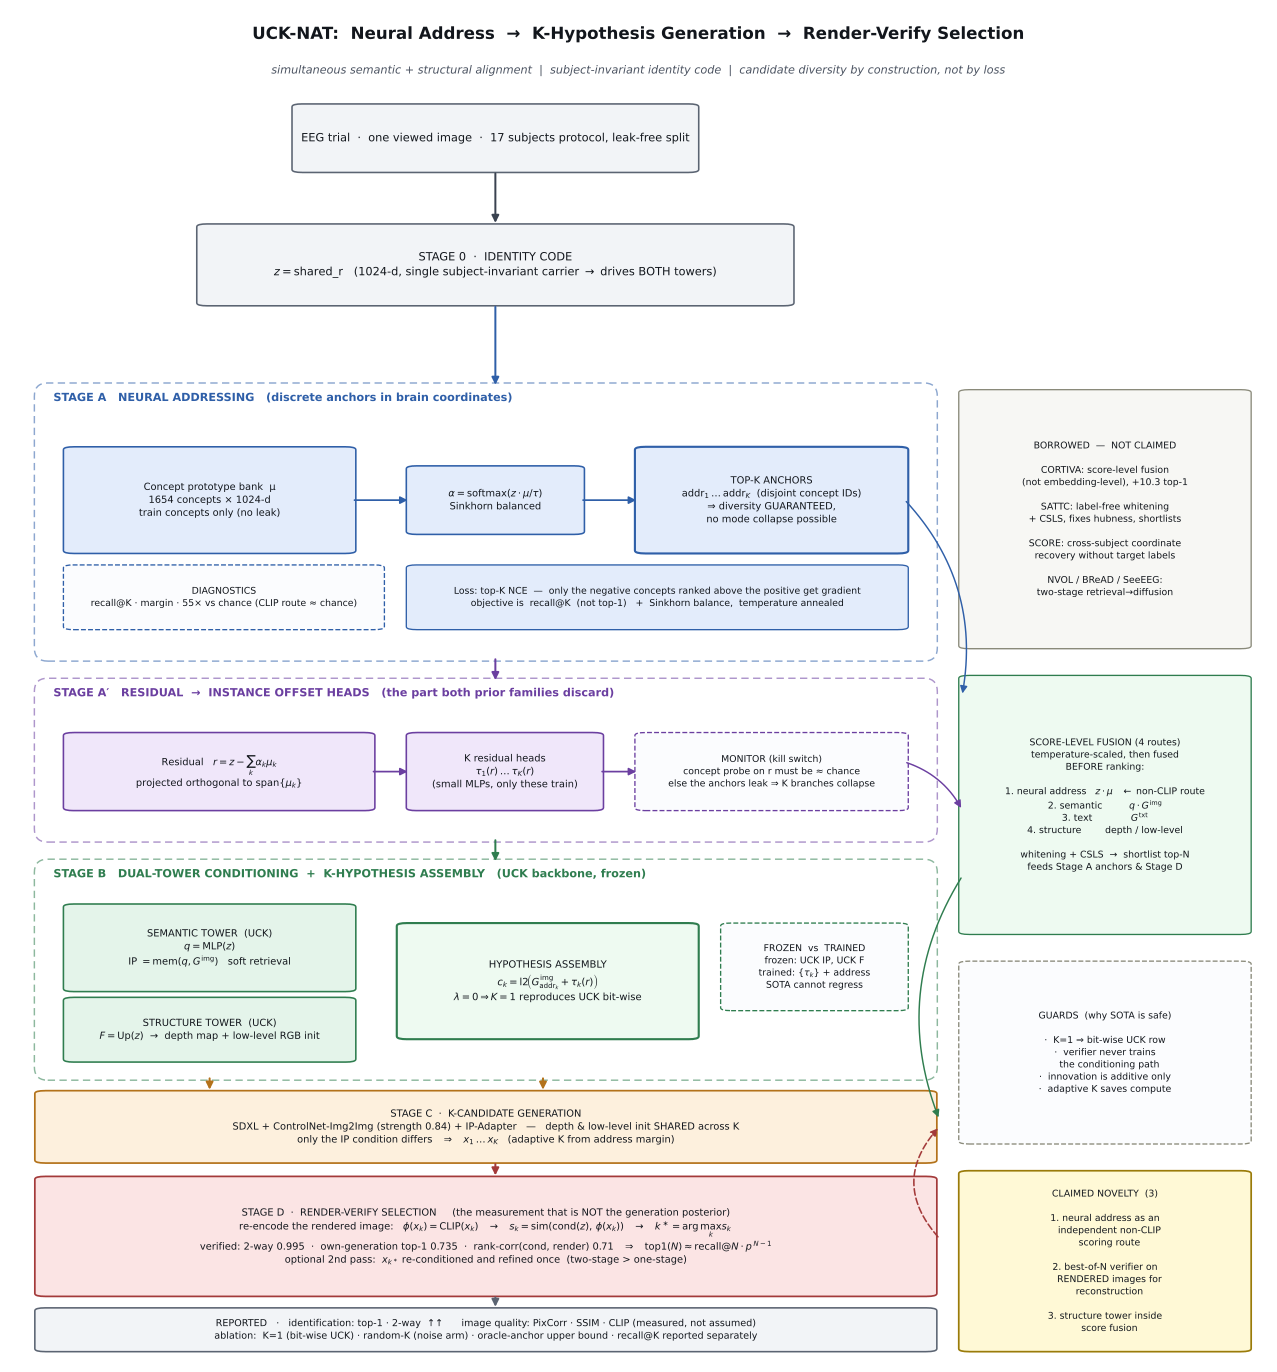

Python code for this plot:
#!/usr/bin/env python3
"""Render the UCK-NAT architecture figure (Address -> K hypotheses -> Render-Verify).

Produces docs/figures/uck_nat_architecture.{png,pdf,svg}
Pure matplotlib, no external deps beyond numpy/matplotlib.
"""
from __future__ import annotations

from pathlib import Path

import matplotlib

matplotlib.use("Agg")
import matplotlib.pyplot as plt
from matplotlib.patches import FancyBboxPatch, FancyArrowPatch

OUT = Path(__file__).resolve().parent

# ---------------------------------------------------------------- palette
C_NEUTRAL = "#f2f4f7"
E_NEUTRAL = "#5b6472"
C_ADDR = "#e3ecfb"
E_ADDR = "#2f5fa8"
C_RES = "#f0e7fa"
E_RES = "#6b3fa0"
C_BACK = "#e4f4ea"
E_BACK = "#2f7d4f"
C_GEN = "#fdf0dd"
E_GEN = "#b3721a"
C_SEL = "#fbe4e4"
E_SEL = "#a33a3a"
C_SIDE = "#f7f7f4"
E_SIDE = "#8a8a7a"
C_CLAIM = "#fff9d6"
E_CLAIM = "#9a7b0a"

FS = 8.0
FSS = 7.0


def box(ax, x, y, w, h, text, fc, ec, fs=FS, bold=False, lw=1.2, ls="solid", z=3):
    ax.add_patch(
        FancyBboxPatch(
            (x, y), w, h,
            boxstyle="round,pad=0.35,rounding_size=1.1",
            linewidth=lw, facecolor=fc, edgecolor=ec,
            linestyle=ls, zorder=z, mutation_aspect=0.28,
        )
    )
    ax.text(x + w / 2, y + h / 2, text, ha="center", va="center",
            fontsize=fs, zorder=z + 1, linespacing=1.45,
            fontweight="bold" if bold else "normal", color="#12161c")


def container(ax, x, y, w, h, title, ec, z=1, ls=(0, (5, 3))):
    ax.add_patch(
        FancyBboxPatch(
            (x, y), w, h,
            boxstyle="round,pad=0.4,rounding_size=1.4",
            linewidth=1.1, facecolor="white", edgecolor=ec,
            linestyle=ls, zorder=z, alpha=0.55,
        )
    )
    ax.text(x + 1.6, y + h - 0.6, title, ha="left", va="top",
            fontsize=FS + 0.4, fontweight="bold", color=ec, zorder=z + 2)


def arrow(ax, p, q, color="#3a4250", lw=1.5, ls="solid", rad=0.0, z=6, style="-|>"):
    ax.add_patch(
        FancyArrowPatch(
            p, q, arrowstyle=style, mutation_scale=11,
            linewidth=lw, color=color, linestyle=ls, zorder=z,
            connectionstyle=f"arc3,rad={rad}", shrinkA=1.5, shrinkB=1.5,
        )
    )


fig, ax = plt.subplots(figsize=(13.4, 14.2))
ax.set_xlim(0, 132)
ax.set_ylim(-1, 141)
ax.set_aspect("equal")
ax.axis("off")

# ---------------------------------------------------------------- title
ax.text(66, 138.4,
        "UCK-NAT:  Neural Address  →  K-Hypothesis Generation  →  Render-Verify Selection",
        ha="center", va="center", fontsize=12.5, fontweight="bold", color="#12161c")
ax.text(66, 134.6,
        "simultaneous semantic + structural alignment  |  subject-invariant identity code  |  "
        "candidate diversity by construction, not by loss",
        ha="center", va="center", fontsize=8.4, color="#4a5260", style="italic")

# ---------------------------------------------------------------- stage 0
box(ax, 30, 124, 42, 7,
    "EEG trial  ·  one viewed image  ·  17 subjects protocol, leak-free split",
    C_NEUTRAL, E_NEUTRAL, fs=FS + 0.5)
arrow(ax, (51, 124), (51, 118.4))

box(ax, 20, 110, 62, 8.4,
    "STAGE 0  ·  IDENTITY CODE\n"
    r"$z=\mathrm{shared\_r}$   (1024-d, single subject-invariant carrier $\to$ drives BOTH towers)",
    C_NEUTRAL, E_NEUTRAL, fs=FS + 0.5, bold=False)

arrow(ax, (51, 110), (51, 101.4), color=E_ADDR)

# ---------------------------------------------------------------- stage A
container(ax, 3, 73, 94, 28.4, "STAGE A   NEURAL ADDRESSING   (discrete anchors in brain coordinates)", E_ADDR)

box(ax, 6, 84, 30, 11,
    "Concept prototype bank  μ\n"
    "1654 concepts × 1024-d\n"
    "train concepts only (no leak)",
    C_ADDR, E_ADDR, fs=FSS + 0.4)
arrow(ax, (36, 89.5), (42, 89.5), color=E_ADDR, lw=1.3)

box(ax, 42, 86, 18, 7,
    r"$\alpha=\mathrm{softmax}(z\cdot\mu/\tau)$"
    "\nSinkhorn balanced",
    C_ADDR, E_ADDR, fs=FSS + 0.4)
arrow(ax, (60, 89.5), (66, 89.5), color=E_ADDR, lw=1.3)

box(ax, 66, 84, 28, 11,
    "TOP-K ANCHORS\n"
    r"$\mathrm{addr}_1 \dots \mathrm{addr}_K$  (disjoint concept IDs)" "\n"
    "⇒ diversity GUARANTEED,\nno mode collapse possible",
    C_ADDR, E_ADDR, fs=FSS + 0.4, lw=1.6)

box(ax, 42, 76, 52, 6.6,
    "Loss: top-K NCE  —  only the negative concepts ranked above the positive get gradient"
    "\nobjective is  recall@K  (not top-1)   +  Sinkhorn balance,  temperature annealed",
    C_ADDR, E_ADDR, fs=FSS, lw=1.0)

box(ax, 6, 76, 33, 6.6,
    "DIAGNOSTICS\n"
    "recall@K · margin · 55× vs chance (CLIP route ≈ chance)",
    "#fbfcfe", E_ADDR, fs=FSS, lw=1.0, ls="dashed")

# ---------------------------------------------------------------- stage A'
arrow(ax, (51, 73), (51, 70.4), color=E_RES)
container(ax, 3, 54, 94, 16.4, "STAGE A′   RESIDUAL  →  INSTANCE OFFSET HEADS   (the part both prior families discard)",
          E_RES, ls=(0, (5, 3)))

box(ax, 6, 57, 32, 8,
    r"Residual   $r=z-\sum_k \alpha_k \mu_k$" "\n"
    r"projected orthogonal to $\mathrm{span}\{\mu_k\}$",
    C_RES, E_RES, fs=FSS + 0.4)
arrow(ax, (38, 61), (42, 61), color=E_RES, lw=1.3)

box(ax, 42, 57, 20, 8,
    "K residual heads\n"
    r"$\tau_1(r)\dots\tau_K(r)$"
    "\n(small MLPs, only these train)",
    C_RES, E_RES, fs=FSS + 0.4)
arrow(ax, (62, 61), (66, 61), color=E_RES, lw=1.3)

box(ax, 66, 57, 28, 8,
    "MONITOR (kill switch)\n"
    "concept probe on r must be ≈ chance\n"
    "else the anchors leak ⇒ K branches collapse",
    "#fbfcfe", E_RES, fs=FSS, lw=1.0, ls="dashed")

# ---------------------------------------------------------------- stage B
arrow(ax, (51, 54), (51, 51.4), color=E_BACK)
container(ax, 3, 29, 94, 22.4, "STAGE B   DUAL-TOWER CONDITIONING  +  K-HYPOTHESIS ASSEMBLY   (UCK backbone, frozen)",
          E_BACK)

box(ax, 6, 38, 30, 9,
    "SEMANTIC TOWER  (UCK)\n"
    r"$q=\mathrm{MLP}(z)$" "\n"
    r"IP $=\mathrm{mem}(q,G^{\mathrm{img}})$   soft retrieval",
    C_BACK, E_BACK, fs=FSS + 0.4)

box(ax, 6, 30.6, 30, 6.6,
    "STRUCTURE TOWER  (UCK)\n"
    r"$F=\mathrm{Up}(z)$  →  depth map + low-level RGB init",
    C_BACK, E_BACK, fs=FSS + 0.4)

box(ax, 41, 33, 31, 12,
    "HYPOTHESIS ASSEMBLY\n"
    r"$c_k=\mathrm{l2}\!\left(G^{\mathrm{img}}_{\mathrm{addr}_k}+\tau_k(r)\right)$"
    "\n"
    r"$\lambda=0 \Rightarrow K{=}1$ reproduces UCK bit-wise",
    "#eefaf1", E_BACK, fs=FSS + 0.5, lw=1.6)

box(ax, 75, 36, 19, 9,
    "FROZEN  vs  TRAINED\n"
    "frozen: UCK IP, UCK F\n"
    r"trained: $\{\tau_k\}$ + address"
    "\nSOTA cannot regress",
    "#fbfcfe", E_BACK, fs=FSS, lw=1.0, ls="dashed")

# ---------------------------------------------------------------- stage C
arrow(ax, (56, 29), (56, 27.4), color=E_GEN)
arrow(ax, (21, 29), (21, 27.4), color=E_GEN)

box(ax, 3, 20, 94, 7.4,
    "STAGE C  ·  K-CANDIDATE GENERATION\n"
    "SDXL + ControlNet-Img2Img (strength 0.84) + IP-Adapter   —   depth & low-level init SHARED across K\n"
    r"only the IP condition differs   $\Rightarrow$   $x_1 \dots x_K$   (adaptive K from address margin)",
    C_GEN, E_GEN, fs=FSS + 0.4, lw=1.3)

# ---------------------------------------------------------------- stage D
arrow(ax, (51, 20), (51, 18.4), color=E_SEL)

box(ax, 3, 6, 94, 12.4,
    "STAGE D  ·  RENDER-VERIFY SELECTION     (the measurement that is NOT the generation posterior)\n"
    r"re-encode the rendered image:   $\phi(x_k)=\mathrm{CLIP}(x_k)$   $\to$   "
    r"$s_k=\mathrm{sim}\left(\mathrm{cond}(z),\,\phi(x_k)\right)$   $\to$   "
    r"$k^\ast=\arg\max_k s_k$"
    "\n"
    r"verified: 2-way $0.995$  ·  own-generation top-1 $0.735$  ·  "
    r"rank-corr(cond, render) $0.71$   $\Rightarrow$   $\mathrm{top1}(N)\approx\mathrm{recall}@N\cdot p^{\,N-1}$"
    "\n"
    "optional 2nd pass:  $x_{k^\\ast}$ re-conditioned and refined once  (two-stage > one-stage)",
    C_SEL, E_SEL, fs=FSS + 0.4, lw=1.3)

# feedback loop D -> C
arrow(ax, (97.6, 12), (97.6, 23.7), color=E_SEL, lw=1.2, ls=(0, (4, 2)), rad=-0.45)

# ---------------------------------------------------------------- outputs
arrow(ax, (51, 6), (51, 4.6), color=E_NEUTRAL)
box(ax, 3, 0.2, 94, 4.4,
    "REPORTED   ·   identification: top-1 · 2-way  ↑↑      image quality: PixCorr · SSIM · CLIP (measured, not assumed)\n"
    "ablation:  K=1 (bit-wise UCK) · random-K (noise arm) · oracle-anchor upper bound · recall@K reported separately",
    C_NEUTRAL, E_NEUTRAL, fs=FSS + 0.2)

# ---------------------------------------------------------------- right column
box(ax, 100, 74, 30, 27,
    "BORROWED  —  NOT CLAIMED\n"
    "\n"
    "CORTIVA: score-level fusion\n"
    "(not embedding-level), +10.3 top-1\n"
    "\n"
    "SATTC: label-free whitening\n"
    "+ CSLS, fixes hubness, shortlists\n"
    "\n"
    "SCORE: cross-subject coordinate\n"
    "recovery without target labels\n"
    "\n"
    "NVOL / BReAD / SeeEEG:\n"
    "two-stage retrieval→diffusion",
    C_SIDE, E_SIDE, fs=FSS, lw=1.0)

box(ax, 100, 44, 30, 27,
    "SCORE-LEVEL FUSION (4 routes)\n"
    "temperature-scaled, then fused\n"
    "BEFORE ranking:\n"
    "\n"
    r"1. neural address   $z\cdot\mu$   $\leftarrow$ non-CLIP route" "\n"
    r"2. semantic         $q\cdot G^{\mathrm{img}}$" "\n"
    r"3. text             $G^{\mathrm{txt}}$" "\n"
    r"4. structure        depth / low-level" "\n"
    "\n"
    "whitening + CSLS  →  shortlist top-N\n"
    "feeds Stage A anchors & Stage D",
    "#eefaf1", E_BACK, fs=FSS, lw=1.0)

box(ax, 100, 22, 30, 19,
    "GUARDS  (why SOTA is safe)\n"
    "\n"
    "·  K=1 ⇒ bit-wise UCK row\n"
    "·  verifier never trains\n"
    "   the conditioning path\n"
    "·  innovation is additive only\n"
    "·  adaptive K saves compute",
    "#fbfcfe", E_SIDE, fs=FSS, lw=1.0, ls="dashed")

box(ax, 100, 0.2, 30, 18.8,
    "CLAIMED NOVELTY  (3)\n"
    "\n"
    "1. neural address as an\n"
    "   independent non-CLIP\n"
    "   scoring route\n"
    "\n"
    "2. best-of-N verifier on\n"
    "   RENDERED images for\n"
    "   reconstruction\n"
    "\n"
    "3. structure tower inside\n"
    "   score fusion",
    C_CLAIM, E_CLAIM, fs=FSS, lw=1.3)

# connectors to the right column
arrow(ax, (94, 89.5), (100, 69), color=E_ADDR, lw=1.1, rad=-0.25)
arrow(ax, (100, 50), (97.6, 24.5), color=E_BACK, lw=1.1, rad=0.25)
arrow(ax, (94, 62), (100, 57), color=E_RES, lw=1.1, rad=-0.2)

fig.tight_layout(pad=0.4)
for ext in ("png", "pdf", "svg"):
    fig.savefig(OUT / f"uck_nat_architecture.{ext}", dpi=210, bbox_inches="tight",
                facecolor="white")
print("wrote", OUT / "uck_nat_architecture.png")
